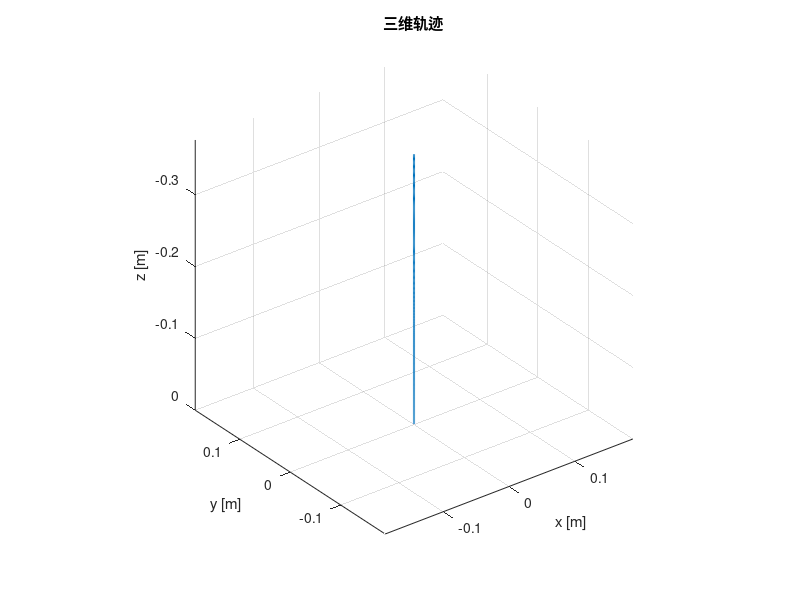
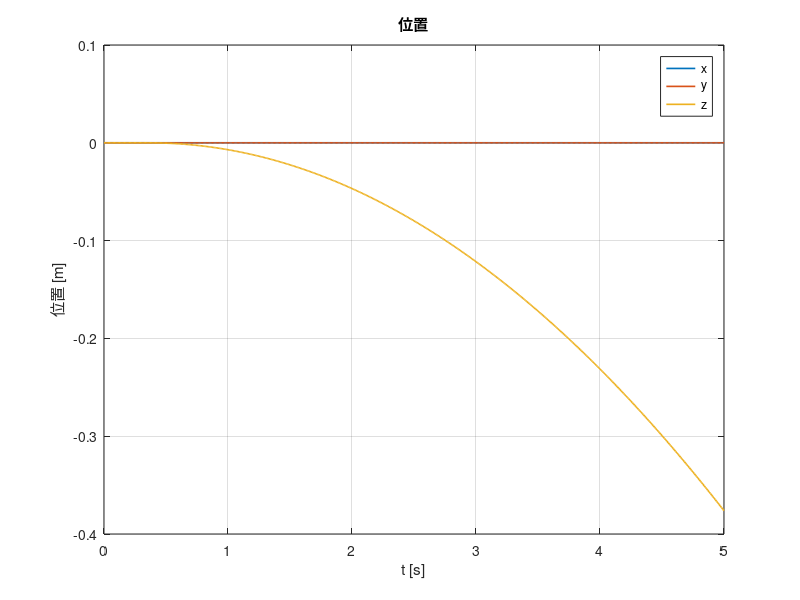
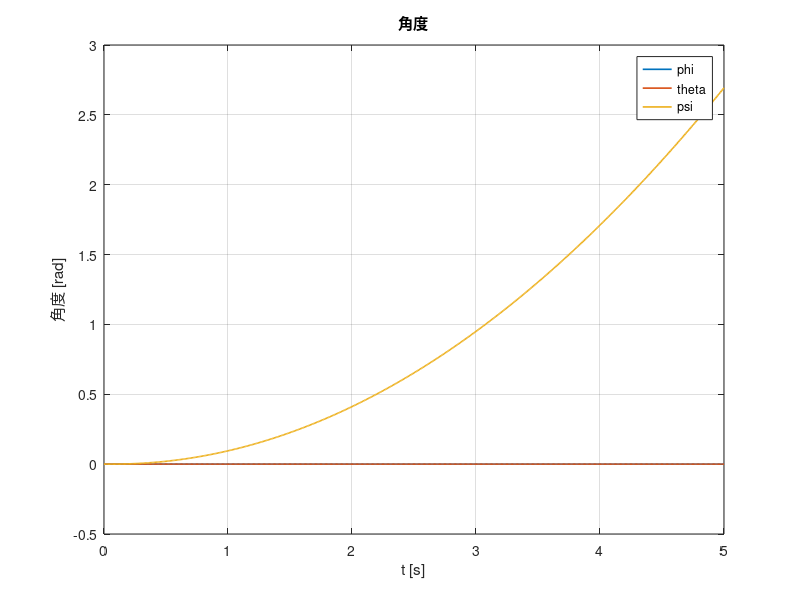
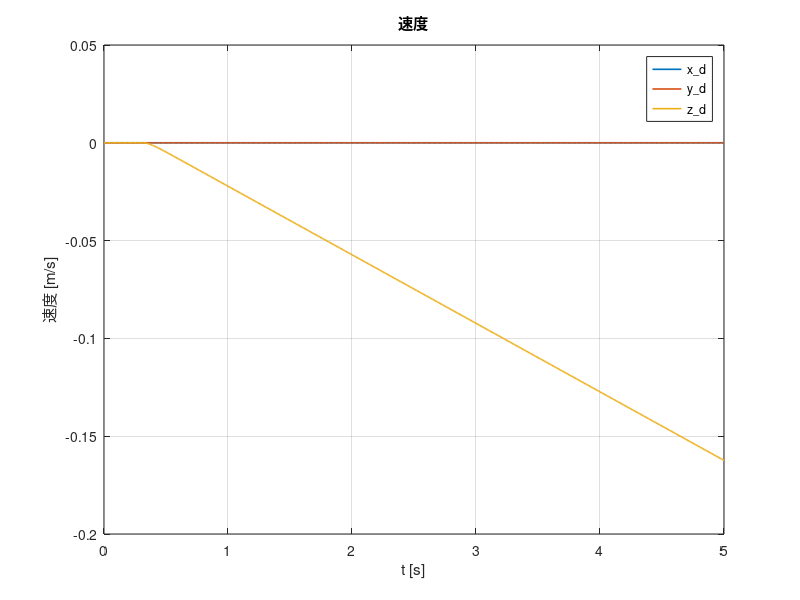

Reproduce these figures in MATLAB, in order.
function UAV001()
%无人机参数输入
m=1.0;Ix=0.0025;Iy=0.0025;Iz=0.0045;d=0.17;g=9.8;
cR=1250;omegab=0;Tm=0.05;cT=5*1e-6;cM=2.5*1e-7;
x0=zeros(13,1);%13个状态量
%x,y,z,q0,q1,q2,q3,x_d,y_d,z_d,p,q,r
x0(4)=1;%初始时q0=1;
omega0=zeros(4,1);
X0=[x0;omega0];
scenario=4;

switch scenario
    case 1
    fprintf('场景1：先上升再悬停\n');
    Sigma=@hover;
    
    case 2
    fprintf('场景2：恒定滚转力矩\n');
    Sigma=@(t)[0.5604755;0.5604755;0.5600000;0.5600000];

    case 3
    fprintf('场景3：恒定俯仰力矩\n');
    Sigma=@(t)[0.56005; 0.55995; 0.55995; 0.56005];

    case 4
    fprintf('场景4：恒定偏航力矩\n');
    Sigma=@(t)[0.56157; 0.56043; 0.56157; 0.56043];

end

Tspan=0:0.01:5;
opts=odeset('RelTol',1e-8,'AbsTol',1e-10);%给ode求解器的误差参数

[t,X]=ode45(@UAV_ode,Tspan,X0,opts);



% 图1：三维轨迹
figure('Name','三维轨迹','Color','w');
x=X(:,1:13);
plot3(x(:,1),x(:,2),x(:,3),'LineWidth',1.5);
grid on;
xlabel('x [m]'); ylabel('y [m]'); zlabel('z [m]');
title('三维轨迹');
axis equal; % 让x、y、z三个坐标轴的单位长度相同
set(gca,'ZDir','reverse');
%图2：位置
figure('Name','位置','Color','w');
plot(t, x(:,1:3),'LineWidth',1.2); grid on;
xlabel('t [s]'); ylabel('位置 [m]');
legend('x','y','z','Location','best');
title('位置');

%图3：角度
% 先计算角度
q0=x(:,4);q1=x(:,5);q2=x(:,6);q3=x(:,7);
phi=atan2(2*(q0.*q1+q2.*q3),1-2*(q1.^2+q2.^2));
theta=asin(2*(q0.*q2-q3.*q1));
psi=atan2(2*(q0.*q3+q1.*q2),1-2*(q2.^2+q3.^2));
phi=unwrap(phi);
theta=unwrap(theta);
psi=unwrap(psi);

figure('Name','角度','Color','w');
plot(t, [phi,theta,psi],'LineWidth',1.2); grid on;
xlabel('t [s]'); ylabel('角度 [rad]');
legend('phi','theta','psi','Location','best');
title('角度');

%图4：速度
figure('Name','速度','Color','w');
plot(t, x(:,8:10),'LineWidth',1.2); grid on;
xlabel('t [s]'); ylabel('速度 [m/s]');
legend('x\_d','y\_d','z\_d','Location','best'); 
title('速度');

fprintf('       t           x         y         z        phi      theta      psi\n');
% 每隔 50 个数据点（即 0.5 秒）提取一次索引
idx = 1:50:length(t); 

% 打印提取出来的数据
disp([t(idx), x(idx,1:3), phi(idx)*180/pi, theta(idx)*180/pi, psi(idx)*180/pi])
%微分方程
function dxdt=UAV_ode(t,X)
q0=X(4);q1=X(5);q2=X(6);q3=X(7);
x_d=X(8);y_d=X(9);z_d=X(10);
p=X(11);q=X(12);r=X(13);
omega1=X(14);omega2=X(15);omega3=X(16);omega4=X(17);
omega=[omega1;omega2;omega3;omega4];
%控制分配矩阵
    B=[cT cT cT cT 
        -sqrt(2)*d*cT/2 -sqrt(2)*d*cT/2 sqrt(2)*d*cT/2 sqrt(2)*d*cT/2
        sqrt(2)*d*cT/2 -sqrt(2)*d*cT/2 -sqrt(2)*d*cT/2 sqrt(2)*d*cT/2
        cM -cM cM -cM];
    omegass=cR*Sigma(t)+omegab;
    squareomega=omega.^2;
    U=B*squareomega;
    omega_d=(-omega+omegass)/Tm;%一阶惯性环节
omega1_d=omega_d(1);omega2_d=omega_d(2);omega3_d=omega_d(3);omega4_d=omega_d(4);
%四元数归一化
Q=[q0;q1;q2;q3];
mode=sqrt(Q'*Q);
q0=q0/mode;
q1=q1/mode;
q2=q2/mode;
q3=q3/mode;

U1=U(1);U2=U(2);U3=U(3);U4=U(4);
Q=[q0;q1;q2;q3];
%四元数运动学微分方程
Q_d=[0 -p -q -r
    p 0 r -q
    q -r 0 p
    r q -p 0]*Q/2;

q0_d=Q_d(1);
q1_d=Q_d(2);
q2_d=Q_d(3);
q3_d=Q_d(4);

%刚体动力学方程
x_dd=-U1*2*(q1*q3+q0*q2)/m;
y_dd=-U1*2*(q2*q3-q0*q1)/m;

p_d=(U2+(Iy-Iz)*q*r)/Ix;
q_d=(U3+(Iz-Ix)*p*r)/Iy;
r_d=(U4+(Ix-Iy)*p*q)/Iz;
%当飞行器受到地面支持力作用时，z轴正方向速度与加速度为0
if X(3) >= 0 && (U1*(1-2*q1^2-2*q2^2) <= m*g)
z_dd=0;
z_d=0;
else
z_dd=g-U1*(1-2*q1^2-2*q2^2)/m;
end
    dxdt=[x_d;y_d;z_d;
    q0_d;q1_d;q2_d;q3_d;
    x_dd;y_dd;z_dd;
    p_d;q_d;r_d;omega1_d;omega2_d;omega3_d;omega4_d];
end
%工况一所使用的σ变化规律
    function sigmahover=hover(t)
        if t<2.85
            s=0.58;
        elseif t<3.0
            s=0.58-2/15*(t-2.85);
        else
            s=0.56;
        end
        sigmahover=[s;s;s;s];
    end
end
